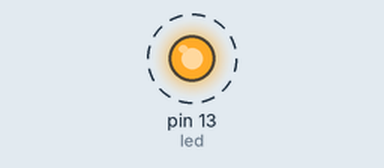
A sketch run on a simulated Arduino Uno, built with avr-gcc and run on an emulated ATmega328P. Shown: output pins drawn as LEDs (lit = HIGH). Dashed ring = blinking.

Above: at 0.2 s.
Timing chart, 0 to 3.0 s (numbered marks = the images above):
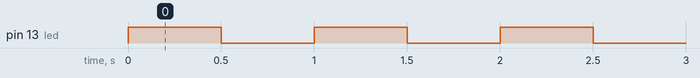

The sketch:

blink1.ino
```cpp
/*
 * Author: Clemens Valens (www.polyvalens.com)
 * Book: Mastering Microcontrollers Helped By Arduino
 * WWW: www.elektor.com/arduinobook
 * ISBN: 978-1-907920-23-3
 *
 * Blink 1
 */

int led = 13;

void setup(void)
{
  pinMode(led,OUTPUT);
}

void loop(void)
{
  digitalWrite(led,HIGH); // LED on
  delay(500);             // wait 500 ms
  digitalWrite(led,LOW);  // LED off
  delay(500);             // wait 500 ms
}
```

Measured:
- by itself, pin 13 (led): alternates HIGH for 0.50 s and LOW for 0.50 s
